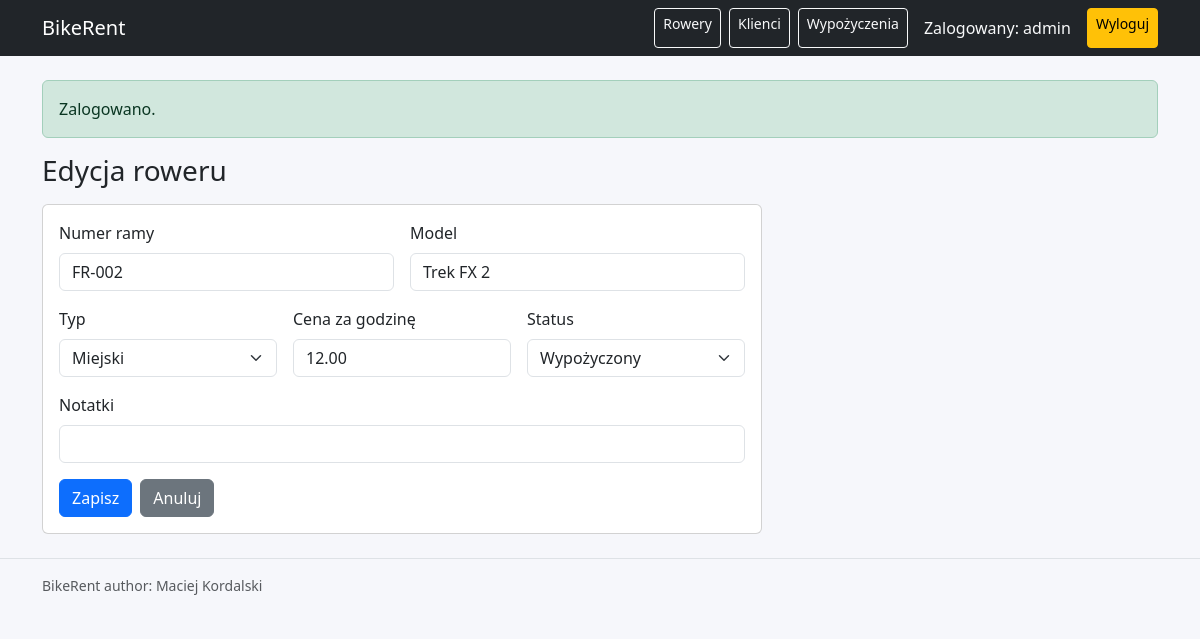
/bike_form.php?id=3 (signed in), run on the app's committed database.
### tables this page shows
CREATE TABLE `users` (
  `id` int(11) NOT NULL,
  `username` varchar(50) NOT NULL,
  `password_hash` varchar(255) NOT NULL,
  `role` varchar(20) NOT NULL DEFAULT 'staff',
  `created_at` timestamp NOT NULL DEFAULT current_timestamp()
);

CREATE TABLE `bikes` (
  `id` int(11) NOT NULL,
  `frame_no` varchar(50) NOT NULL,
  `model` varchar(80) NOT NULL,
  `type` varchar(30) NOT NULL,
  `hour_price` decimal(10,2) NOT NULL,
  `status` enum('available','rented','service') NOT NULL DEFAULT 'available',
  `notes` varchar(255) DEFAULT NULL,
  `created_at` timestamp NOT NULL DEFAULT current_timestamp()
);

### includes/db.php (called while the page is built, shortened)
<?php
function load_config(string $path): array {
    $cfg = parse_ini_file($path, true, INI_SCANNER_TYPED);
    return $cfg;
}
function db(): PDO {
    static $pdo = null;
    if ($pdo instanceof PDO) return $pdo;
    $cfg = load_config(__DIR__ . '/../data/config.ini')['db'];
    $dsn = "mysql:host={$cfg['host']};dbname={$cfg['name']};charset={$cfg['charset']}";
    $pdo = new PDO($dsn, $cfg['user'], $cfg['pass'], [
        PDO::ATTR_ERRMODE => PDO::ERRMODE_EXCEPTION,
        PDO::ATTR_DEFAULT_FETCH_MODE => PDO::FETCH_ASSOC,
    ]);
    return $pdo;
}

### includes/auth.php (called while the page is built, shortened)
<?php
require_once __DIR__ . '/db.php';
function current_user(): ?array {
    $stmt = db()->prepare("SELECT id, username, role FROM users WHERE id = ?");
    $stmt->execute([$_SESSION['user_id']]);
    $u = $stmt->fetch();
    return $u ?: null;
}

### includes/functions.php (called while the page is built, shortened)
<?php
function e(string $s): string { return htmlspecialchars($s, ENT_QUOTES, 'UTF-8'); }
function flash(string $key, ?string $value = null): ?string {
    $msg = $_SESSION['flash'][$key] ?? null;
    return $msg;
}

### public/bike_form.php (the view, shortened to what this page needs)
<?php
require_once __DIR__ . '/../includes/auth.php';
require_once __DIR__ . '/../includes/db.php';
require_once __DIR__ . '/../includes/functions.php';
$pdo = db();
$types = ['MTB','Miejski','Szosowy','Gravel','E-bike'];
$statuses = ['available'=>'Dostępny','rented'=>'Wypożyczony','service'=>'Serwis'];
$id = isset($_GET['id']) ? (int)$_GET['id'] : 0;
$bike = ['frame_no'=>'','model'=>'','type'=>'MTB','hour_price'=>'0.00','status'=>'available','notes'=>''];
if ($id > 0) {
  $stmt = $pdo->prepare("SELECT * FROM bikes WHERE id=?");
  $stmt->execute([$id]);
  $bike = $stmt->fetch() ?: $bike;
}
$title = $id > 0 ? "Edycja roweru" : "Dodaj rower";
require_once __DIR__ . '/../includes/header.php';
?>
<h1 class="h3 mb-3"><?= e($title) ?></h1>
<form method="post" class="card card-body" style="max-width:720px">
  <div class="row g-3">
    <div class="col-md-6">
      <label class="form-label">Numer ramy</label>
      <input class="form-control" name="frame_no" value="<?= e($bike['frame_no']) ?>" required>
    </div>
    <div class="col-md-6">
      <label class="form-label">Model</label>
      <input class="form-control" name="model" value="<?= e($bike['model']) ?>" required>
    </div>
    <div class="col-md-4">
      <label class="form-label">Typ</label>
      <select class="form-select" name="type">
        <?php foreach ($types as $t): ?>
          <option value="<?= e($t) ?>" <?= $bike['type']===$t?'selected':'' ?>><?= e($t) ?></option>
        <?php endforeach; ?>
      </select>
    </div>
    <div class="col-md-4">
      <label class="form-label">Cena za godzinę</label>
      <input class="form-control" name="hour_price" value="<?= e((string)$bike['hour_price']) ?>" placeholder="np. 12.50">
    </div>
    <div class="col-md-4">
      <label class="form-label">Status</label>
      <select class="form-select" name="status">
        <?php foreach ($statuses as $k=>$v): ?>
          <option value="<?= e($k) ?>" <?= $bike['status']===$k?'selected':'' ?>><?= e($v) ?></option>
        <?php endforeach; ?>
      </select>
    </div>
    <div class="col-12">
      <label class="form-label">Notatki</label>
      <input class="form-control" name="notes" value="<?= e($bike['notes'] ?? '') ?>">
    </div>
  </div>
  <div class="mt-3 d-flex gap-2">
    <button class="btn btn-primary">Zapisz</button>
    <a class="btn btn-secondary" href="bikes_list.php">Anuluj</a>
  </div>
</form>
<?php require_once __DIR__ . '/../includes/footer.php'; ?>

### includes/header.php (shortened to what this page needs)
<?php
require_once __DIR__ . '/functions.php';
require_once __DIR__ . '/auth.php';
$user = current_user();
?>
<!doctype html>
<html lang="pl">
<head>
  <link href="https://cdn.jsdelivr.net/npm/bootstrap@5.3.8/dist/css/bootstrap.min.css" rel="stylesheet">
  <link href="assets/style.css" rel="stylesheet">
</head>
<body>
<nav class="navbar navbar-expand-lg bg-dark navbar-dark">
  <div class="container">
    <a class="navbar-brand" href="index.php">BikeRent</a>
    <div class="d-flex gap-2">
      <?php if ($user): ?>
        <a class="btn btn-outline-light btn-sm" href="bikes_list.php">Rowery</a>
        <a class="btn btn-outline-light btn-sm" href="clients_list.php">Klienci</a>
        <a class="btn btn-outline-light btn-sm" href="rentals_list.php">Wypożyczenia</a>
        <span class="navbar-text text-light ms-2">Zalogowany: <?= e($user['username']) ?></span>
        <a class="btn btn-warning btn-sm ms-2" href="logout.php">Wyloguj</a>
      <?php else: ?>
        <a class="btn btn-outline-light btn-sm" href="login.php">Logowanie</a>
        <a class="btn btn-outline-light btn-sm" href="register.php">Rejestracja</a>
      <?php endif; ?>
    </div>
  </div>
</nav>
<main class="container my-4">
  <?php if ($m = flash('success')): ?>
    <div class="alert alert-success"><?= e($m) ?></div>
  <?php endif; ?>

### public/assets/style.css (style rules this page uses)
body { background: #f6f7fb; }

### data on the page
users: username "admin"
bikes: frame_no "FR-002", model "Trek FX 2", hour_price "12.00", status "Wypożyczony"

### other printed values
$m "Zalogowano."
$title "Edycja roweru"
form field type "Miejski"
